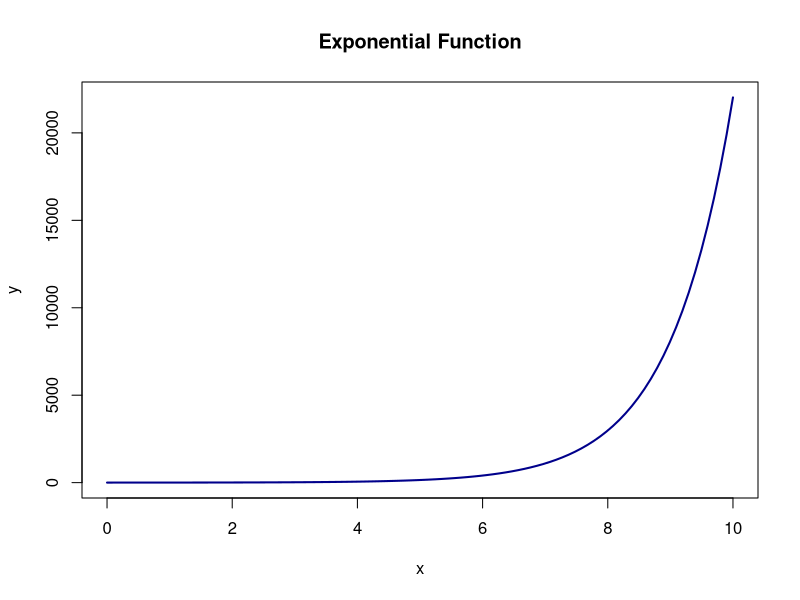

Write the R code that produced this figure.
## ---- chunk 1
x <- seq(0,10, length = 100)
y <- 2+exp(x)

plot(x,y, type = "l", lwd=2, col="darkblue", main = "Exponential Function")

